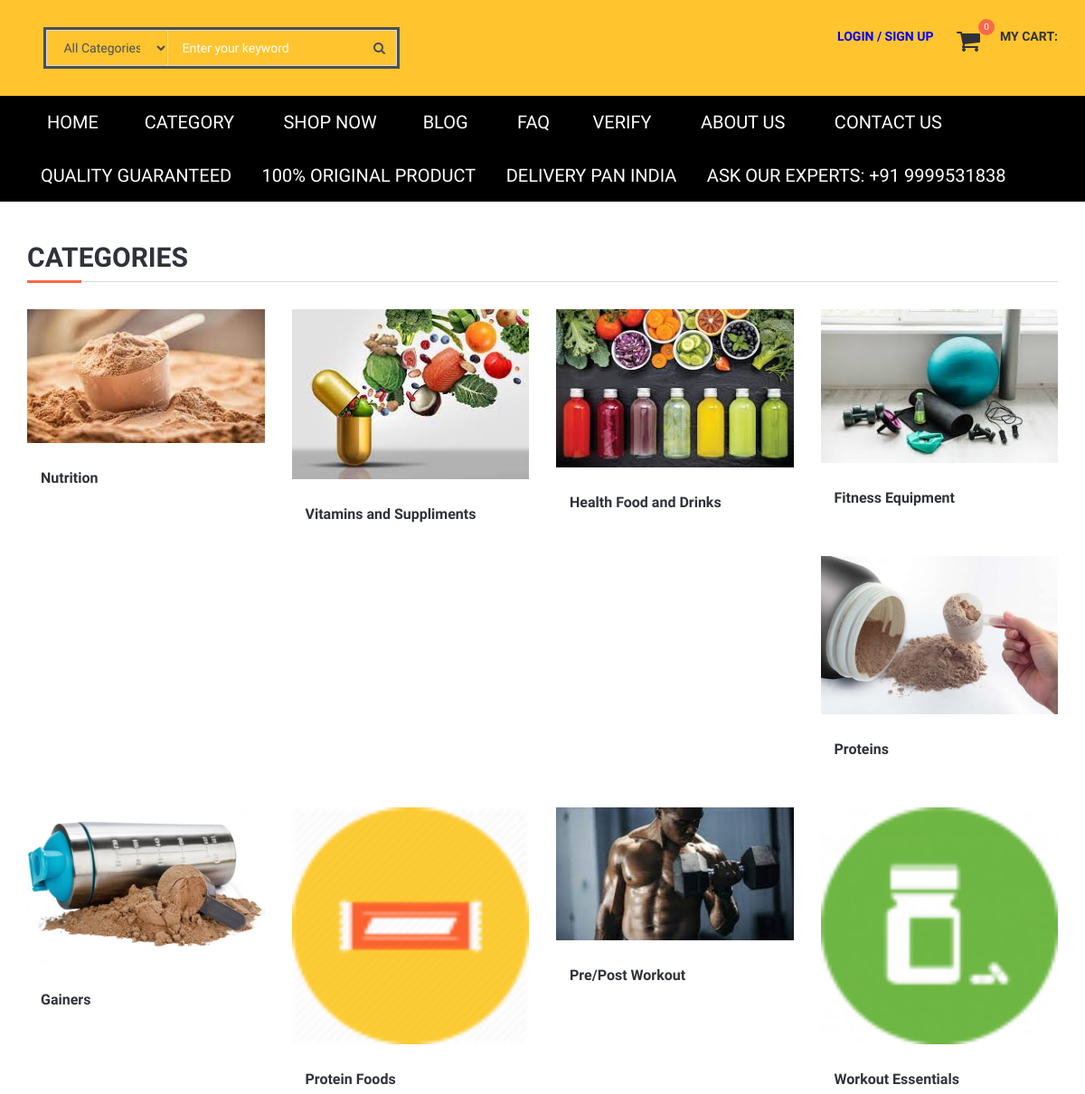
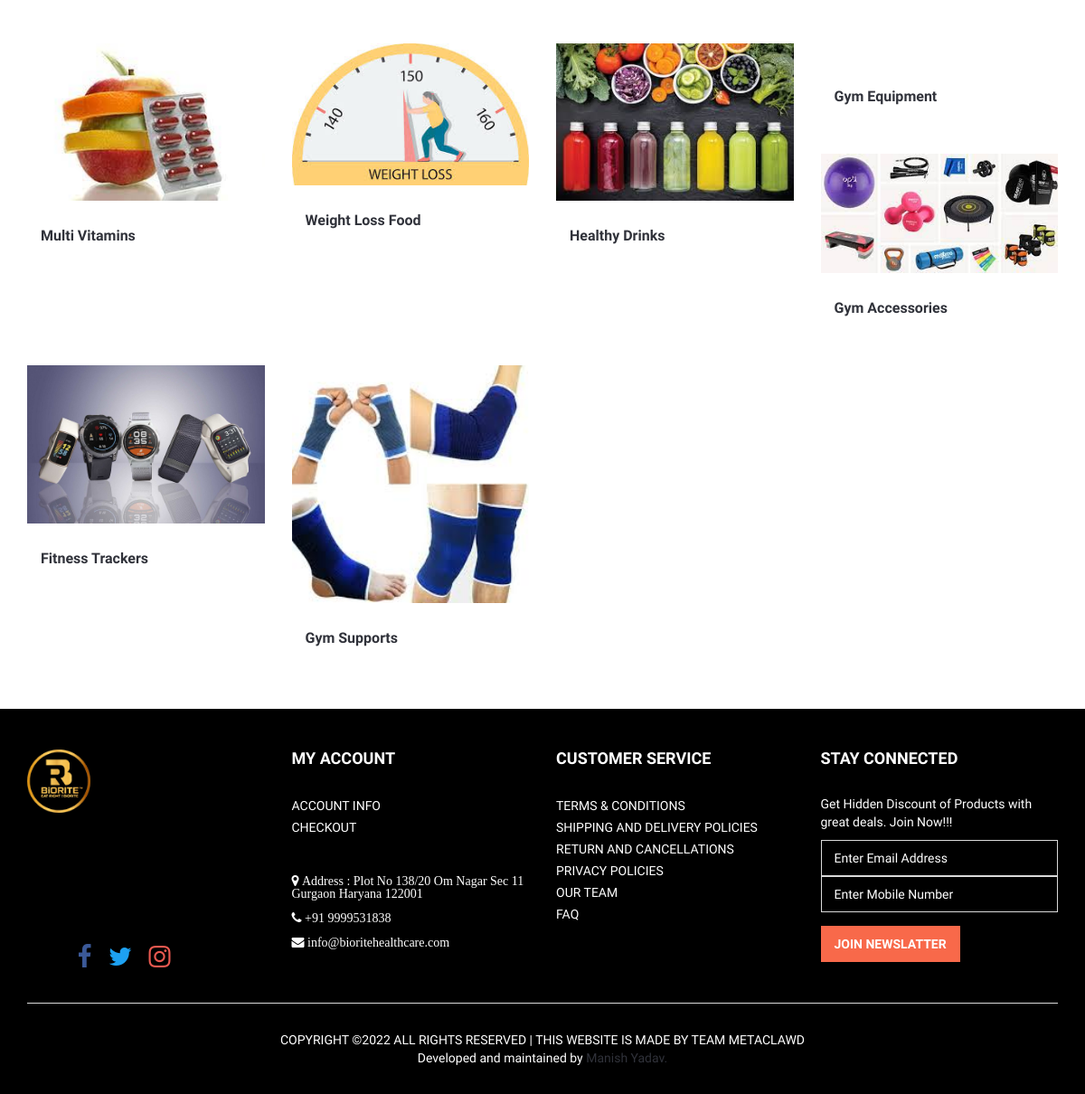
The page /category_list/ on the database its author committed (2 pictures, top to bottom).
### product/models.py (models this page shows, shortened)
class Category(MPTTModel):
    STATUS = (
        ('True', 'True'),
        ('False', 'False'),
    )
    parent = TreeForeignKey('self',blank=True, null=True ,related_name='children', on_delete=models.CASCADE )
    title = models.CharField(max_length=50)
    keywords = models.CharField(max_length=255)
    description = models.TextField(max_length=255)
    image=models.ImageField(blank=True,upload_to='images/')
    status=models.CharField(max_length=10, choices=STATUS)
    slug = models.SlugField(null=False, unique=True)
    create_at=models.DateTimeField(auto_now_add=True)
    update_at=models.DateTimeField(auto_now=True)
    class MPTTMeta:
        order_insertion_by = ['title']
    def __str__(self):                           # __str__ method elaborated later in
        full_path = [self.title]                  # post.  use __unicode__ in place of
        k = self.parent
        while k is not None:
            full_path.append(k.title)
            k = k.parent
        return ' / '.join(full_path[::-1])

### home/views.py (the view)
# urls.py: path(_('category_list/'), views.category_list, name='category_list'),
def category_list(request):
    category = Category.objects.all()
    print(category)
    context={'category':category}
    return render(request, 'category_list.html', context)

### home/templatetags/myapptags.py (called while the page is built)
@register.simple_tag
def shopcartcount(userid):
    count = ShopCart.objects.filter(user_id=userid).count()
    return count

### home/templates/category_list.html (shortened to what this page needs)
{% extends 'homebase.html' %}
{% load i18n %}
{% load static %}
{% load currency %}
{% block sidebar %} {% include 'sidebar.html' %} {% endblock %}
{% block body %}
<div class="section">
    <div class="container">
        <div class="row">
            <div class="col-md-12">
                <div class="section-title">
                    <h2 class="title">Categories</h2>
                </div>
            </div>
            {% for rs in category %}
                <div class="col-md-3 col-sm-6 col-xs-6">
                    <div class="product product-single" >
                        <div class="product-thumb">
                            <img src="{{ rs.image.url }}" alt="" >
                        </div>
                        <div class="product-body">
                            <centre><h2 class="product-name"><a href="#">{{ rs.title }}</a></h2></centre>
                        </div>
                    </div>
                </div>
            {% endfor %}
        </div>
    </div>
</div>
{% endblock %}

### home/static/css/style.css (style rules this page uses)
body { font-family: 'Hind', sans-serif; color: #4A4E5A; overflow-x: hidden; }
h1, h2, h3, h4, h5, h6 { color: #30323A; margin: 0 0 10px; font-weight: 700; }
a { color: #30323A; -webkit-transition: 0.3s color; transition: 0.3s color; }
.section { padding-top: 30px; padding-bottom: 30px; }
.section-title { position: relative; margin-bottom: 15px; margin-top: 15px; border-bottom: 1px solid #DADADA; }
.section-title .title { display: inline-block; text-transform: uppercase; }
.section-title:after { content: ""; position: absolute; left: 0; bottom: -1.5px; height: 3px; width: 60px; background-color: #F8694A; }
.product.product-single { margin-top: 15px; margin-bottom: 15px; -webkit-transition: 0.3s all; transition: 0.3s all; }
.product.product-single .product-thumb { position: relative; margin-bottom: 15px; }
.product.product-single .product-thumb>img { width: 100%; }
.product.product-single .product-thumb:after { content: ""; position: absolute; top: 0; left: 0; right: 0; bottom: 0; background-color: #FFF; opacity: 0; visibility: hidden; z-index: 0; -webkit-transition: 0.3s all; transition: 0.3s all; }
.product.product-single .product-body { padding: 15px; }
.product.product-single .product-name { font-size: 16px; }

### home/templates/footer.html (style rules this page uses)
::placeholder { color: white; opacity: 1; }

### rows shown on the page
Category: image (picture), title "Nutrition"
Category: image (picture), title "Vitamins and Suppliments"
Category: image (picture), title "Health Food and Drinks"
Category: image (picture), title "Fitness Equipment"
Category: image (picture), title "Proteins"
Category: image (picture), title "Gainers"
Category: image (picture), title "Protein Foods"
Category: image (picture), title "Pre/Post Workout"
Category: image (picture), title "Workout Essentials"
Category: image (picture), title "Multi Vitamins"
Category: image (picture), title "Weight Loss Food"
Category: image (picture), title "Healthy Drinks"
Category: title "Gym Equipment"
Category: image (picture), title "Gym Accessories"
Category: image (picture), title "Fitness Trackers"
Category: image (picture), title "Gym Supports"

### other values the page prints
{{ count }} "0"
